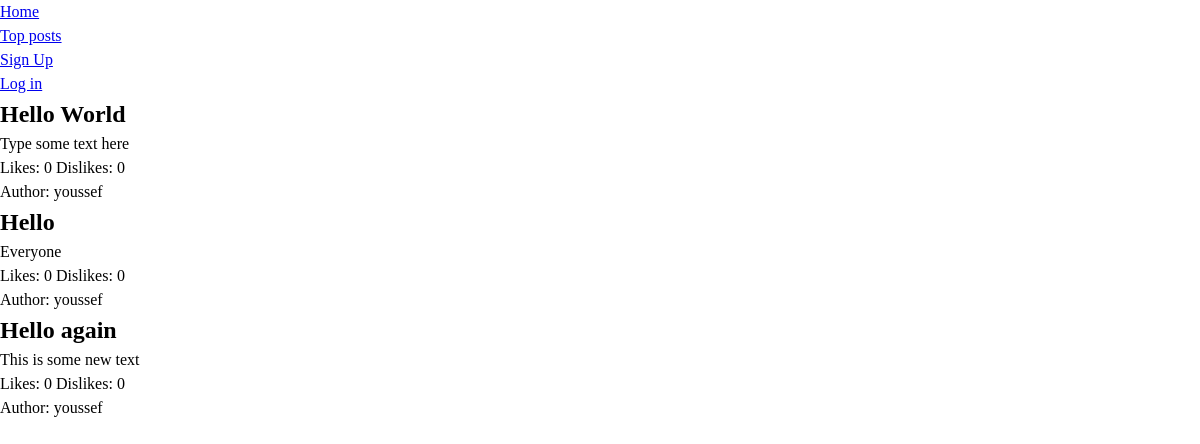
Before: / with the older database file.
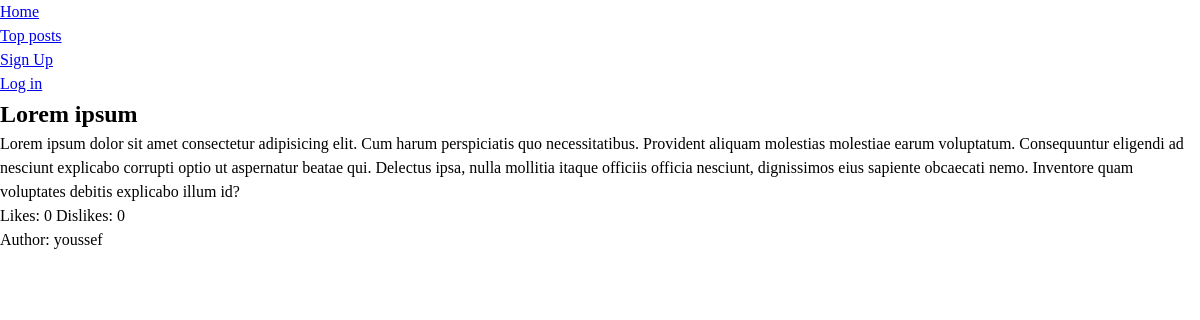
After: the same page with the newer database file.
### website/models.py (models this page shows)
class Post(db.Model):
    __tablename__ = 'posts'
    id = db.Column(Integer, primary_key=True, nullable=False)
    user_id = db.Column(ForeignKey('users.id'), nullable=False)
    text = db.Column(Text(600), nullable=False, unique=True)
    title = db.Column(Text(100), nullable=False, unique=True)
    author = relationship("User", back_populates='posts')
    likes = db.Column(Integer, default=0)
    dislikes = db.Column(Integer, default=0)

class User(db.Model, UserMixin):
    __tablename__ = 'users'
    id = db.Column(Integer, primary_key=True)
    username = db.Column(String(30), nullable=False, unique=True)
    email = db.Column(String(50), nullable=False, unique=True)
    password = db.Column(String(32), nullable=False)
    posts = relationship("Post", back_populates='author')

### website/views.py (the view)
@views.route('/')
def home():
    db_posts = db.session.execute(db.select(Post)).scalars()
    posts = [post for post in db_posts]
    print(posts[0])
    return render_template('home.html', user=current_user, posts=posts)

### website/templates/home.html (shortened to what this page needs)
{% extends "layout.html" %}
{% block body %}
{% for post in posts %}
<section class="anecdote">
    <h2> {{ post.title }}</h2>
    <p> {{ post.text }} </p>
    <section class="anecdote-likes">
        <span>Likes: {{ post.likes }}</span>
        <span>Dislikes: {{ post.dislikes }}</span>
    </section>
    <section class="anecdote-info">
        <span>Author: {{ post.author.username }} </span>
    </section>
</section>
{% endfor %}
{% endblock %}

### website/templates/layout.html (shortened to what this page needs)
<!DOCTYPE html>
<html lang="en">
<head>
    <link rel="stylesheet" href="../static/reset.css">
    <link rel="stylesheet" href="../static/main.css">
</head>
<body>
    <header>
        <nav id="#header-nav">
            {% if user.is_authenticated %}
            <ul>
                <li><a href="/">Home</a></li>
                <li><a href="/top-posts">Top posts</a></li>
                <li><a href="/new-post">New Post</a></li>
                <li><a href="/logout">Log out</a></li>
            </ul>
            {% else %}
            <ul>
                <li><a href="/">Home</a></li>
                <li><a href="/top-posts">Top posts</a></li>
                <li><a href="/sign-up">Sign Up</a></li>
                <li><a href="/login">Log in</a></li>
            </ul>
            {% endif %}
        </nav>
    </header>
    {% block body %} {% endblock %}
</body>
</html>

Changed rows visible on the page:
removed Post: title "Hello World", text "Type some text here", likes "0", dislikes "0", author.username "youssef"
removed Post: title "Hello", text "Everyone", likes "0", dislikes "0", author.username "youssef"
changed Post "youssef": title "Hello again" → "Lorem ipsum"; text "This is some new text" → "Lorem ipsum dolor sit amet consectetur adipisicing elit. Cum harum perspiciatis quo necessitatibus. Provident aliquam molestias molestiae earum voluptatum. Consequuntur eligendi ad nesciunt explicabo corrupti optio ut aspernatur beatae qui. Delectus ipsa, nulla mollitia itaque officiis officia nesciunt, dignissimos eius sapiente obcaecati nemo. Inventore quam voluptates debitis explicabo illum id?"
